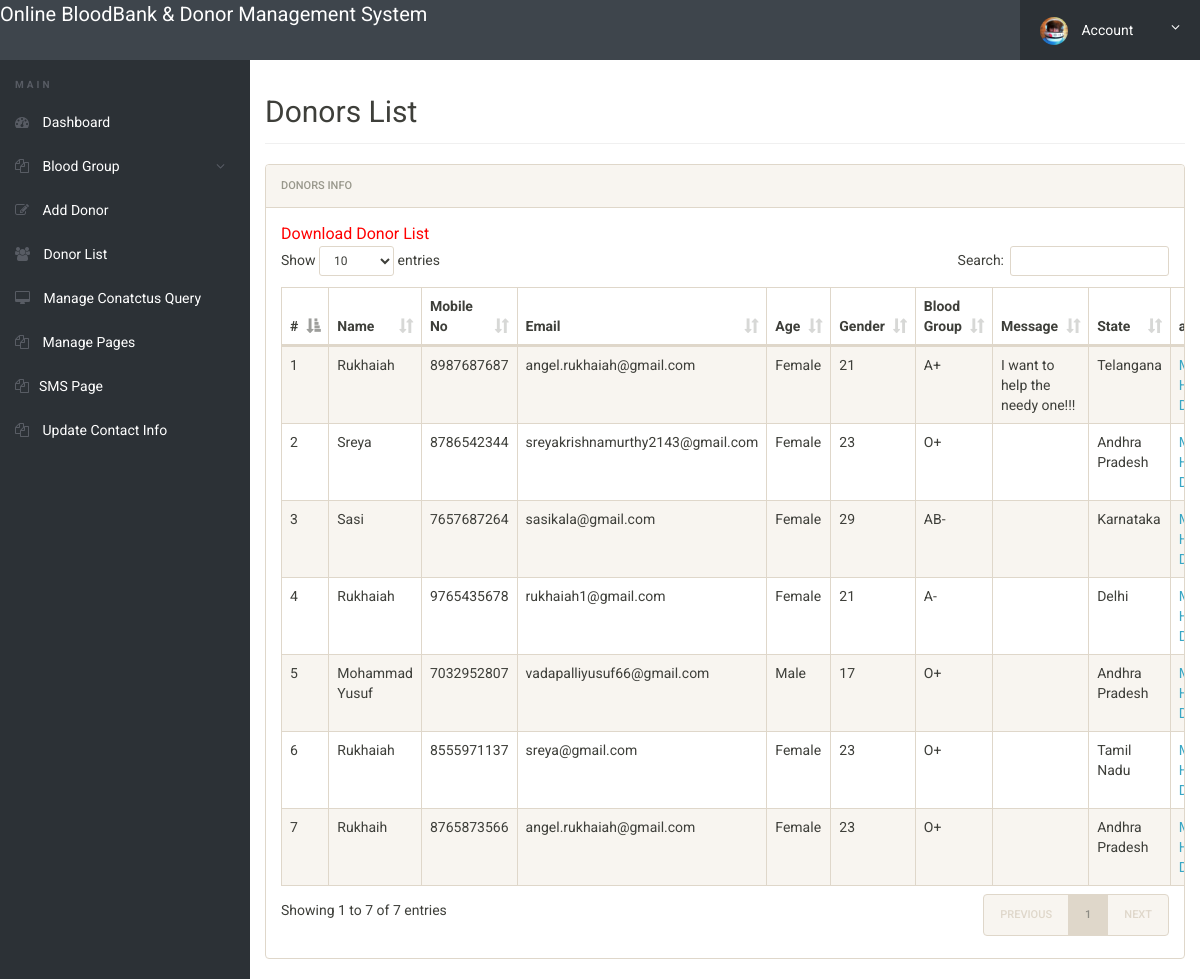
Page /bbdms/admin/donor-list.php (signed in) on the committed database.
### tables this page shows
CREATE TABLE `tblblooddonars` (
  `id` int(11) NOT NULL,
  `FullName` varchar(100) DEFAULT NULL,
  `MobileNumber` char(11) DEFAULT NULL,
  `EmailId` varchar(100) DEFAULT NULL,
  `Gender` varchar(20) DEFAULT NULL,
  `Age` int(11) DEFAULT NULL,
  `BloodGroup` varchar(20) DEFAULT NULL,
  `Message` mediumtext DEFAULT NULL,
  `PostingDate` timestamp NOT NULL DEFAULT current_timestamp(),
  `status` int(1) DEFAULT NULL,
  `State` varchar(255) DEFAULT NULL,
  `District` varchar(255) DEFAULT NULL
);

### bbdms/admin/donor-list.php (the view, shortened to what this page needs)
 <?php
include('includes/config.php');
if(strlen($_SESSION['alogin'])==0)
	{
header('location:index.php');
}
else{
 ?>
<!doctype html>
<html lang="en" class="no-js">
<head>
	<link rel="stylesheet" href="css/font-awesome.min.css">
	<link rel="stylesheet" href="css/bootstrap.min.css">
	<link rel="stylesheet" href="css/dataTables.bootstrap.min.css">
	<link rel="stylesheet" href="css/bootstrap-social.css">
	<link rel="stylesheet" href="css/bootstrap-select.css">
	<link rel="stylesheet" href="css/fileinput.min.css">
	<link rel="stylesheet" href="css/awesome-bootstrap-checkbox.css">
	<link rel="stylesheet" href="css/style.css">
</head>
<body>
	<?php include('includes/header.php');?>
	<div class="ts-main-content">
		<?php include('includes/leftbar.php');?>
		<div class="content-wrapper">
			<div class="container-fluid">
				<div class="row">
					<div class="col-md-12">
						<h2 class="page-title">Donors List</h2>
						<div class="panel panel-default">
							<div class="panel-heading">Donors Info</div>
							<div class="panel-body">
				<a href="download-records.php" style="color:red; font-size:16px;">Download Donor List</a>
								<table id="zctb" class="display table table-striped table-bordered table-hover" cellspacing="0" width="100%">
									<thead>
										<tr>
										<th>#</th>
											<th>Name</th>
											<th>Mobile No</th>
											<th>Email</th>
											<th>Age</th>
											<th>Gender</th>
											<th>Blood Group</th>
											<th>Message </th>
											<th>State</th>
											<th>action </th>
										</tr>
									</thead>
									<tbody>
<?php $sql = "SELECT * from  tblblooddonars ";
$query = $dbh -> prepare($sql);
$query->execute();
$results=$query->fetchAll(PDO::FETCH_OBJ);
$cnt=1;
if($query->rowCount() > 0)
{
foreach($results as $result)
{				?>
										<tr>
											<td><?php echo htmlentities($cnt);?></td>
											<td><?php echo htmlentities($result->FullName);?></td>
											<td><?php echo htmlentities($result->MobileNumber);?></td>
											<td><?php echo htmlentities($result->EmailId);?></td>
											<td><?php echo htmlentities($result->Gender);?></td>
											<td><?php echo htmlentities($result->Age);?></td>
											<td><?php echo htmlentities($result->BloodGroup);?></td>
											<td><?php echo htmlentities($result->Message);?></td>
											<td><?php echo htmlentities($result->State);?></td>
										<td>
<?php if($result->status==1)
{?>
<a href="donor-list.php?hidden=<?php echo htmlentities($result->id);?>" onclick="return confirm('Do you really want to hiidden this detail')"> Make Hidden</a>
<?php } else {?>
<a href="donor-list.php?public=<?php echo htmlentities($result->id);?>" onclick="return confirm('Do you really want to Public this detail')"> Make Public</a>
<?php } ?>
<a href="donor-list.php?del=<?php echo htmlentities($result->id);?>" onclick="return confirm('Do you really want to delete this record')"> Delete</a>
</td>
										</tr>
										<?php $cnt=$cnt+1; }} ?>
									</tbody>
								</table>
							</div>
						</div>
					</div>
				</div>
			</div>
		</div>
	</div>
</body>
</html>
<?php } ?>

### bbdms/admin/css/style.css (style rules this page uses)
html { font-size: 14px; }
@media only screen and (min-width: 480px) { html { font-size: 17px; } }
@media only screen and (min-width: 768px) { html { font-size: 14px; } }
body { font-size: 1em; }
a { color: #37a6c4; }
.panel { overflow: hidden; }
.page-title { padding-bottom: 15px; margin-bottom: 20px; border-bottom: 1px solid #f0f0f0; }
.ts-main-content .content-wrapper { padding-top: 15px; margin-top: 60px; }
@media only screen and (min-width: 992px) { .ts-main-content .content-wrapper { margin-left: 250px; } }

### rows in the picture
tblblooddonars: FullName "Rukhaiah", MobileNumber "8987687687", EmailId "angel.rukhaiah@gmail.com", Gender "Female", Age "21", BloodGroup "A+", Message "I want to help the needy one!!!", State "Telangana"
tblblooddonars: FullName "Sreya", MobileNumber "8786542344", EmailId "sreyakrishnamurthy2143@gmail.com", Gender "Female", Age "23", BloodGroup "O+", State "Andhra Pradesh"
tblblooddonars: FullName "Sasi", MobileNumber "7657687264", EmailId "sasikala@gmail.com", Gender "Female", Age "29", BloodGroup "AB-", State "Karnataka"
tblblooddonars: FullName "Rukhaiah", MobileNumber "9765435678", EmailId "rukhaiah1@gmail.com", Gender "Female", Age "21", BloodGroup "A-", State "Delhi"
tblblooddonars: FullName "Mohammad Yusuf", MobileNumber "7032952807", EmailId "vadapalliyusuf66@gmail.com", Gender "Male", Age "17", BloodGroup "O+", State "Andhra Pradesh"
tblblooddonars: FullName "Rukhaiah", MobileNumber "8555971137", EmailId "sreya@gmail.com", Gender "Female", Age "23", BloodGroup "O+", State "Tamil Nadu"
tblblooddonars: FullName "Rukhaih", MobileNumber "8765873566", EmailId "angel.rukhaiah@gmail.com", Gender "Female", Age "23", BloodGroup "O+", State "Andhra Pradesh"
